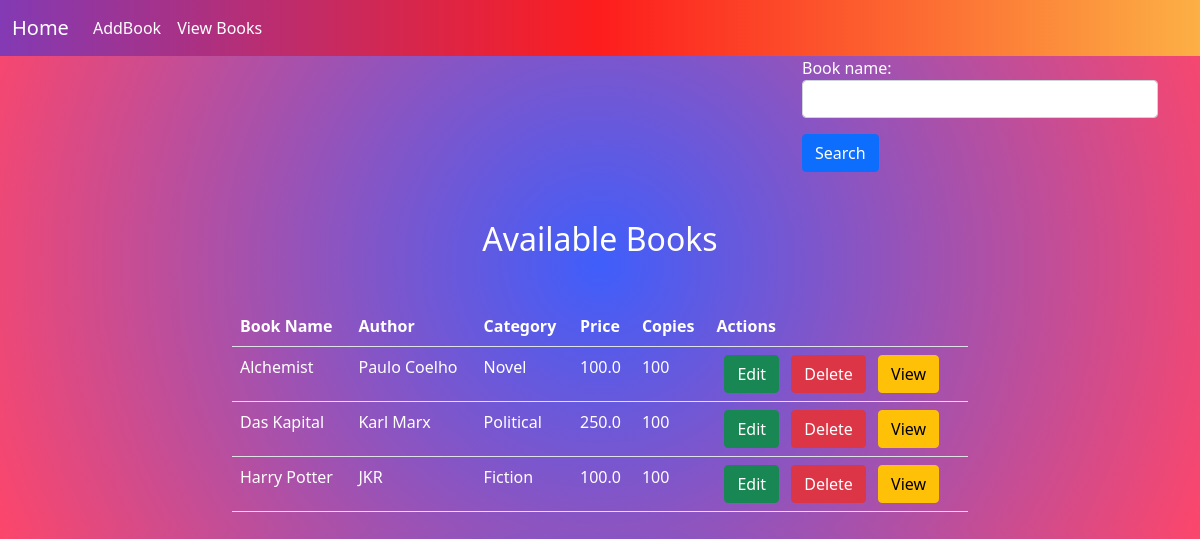
The app's page /AddBook/books, older data.
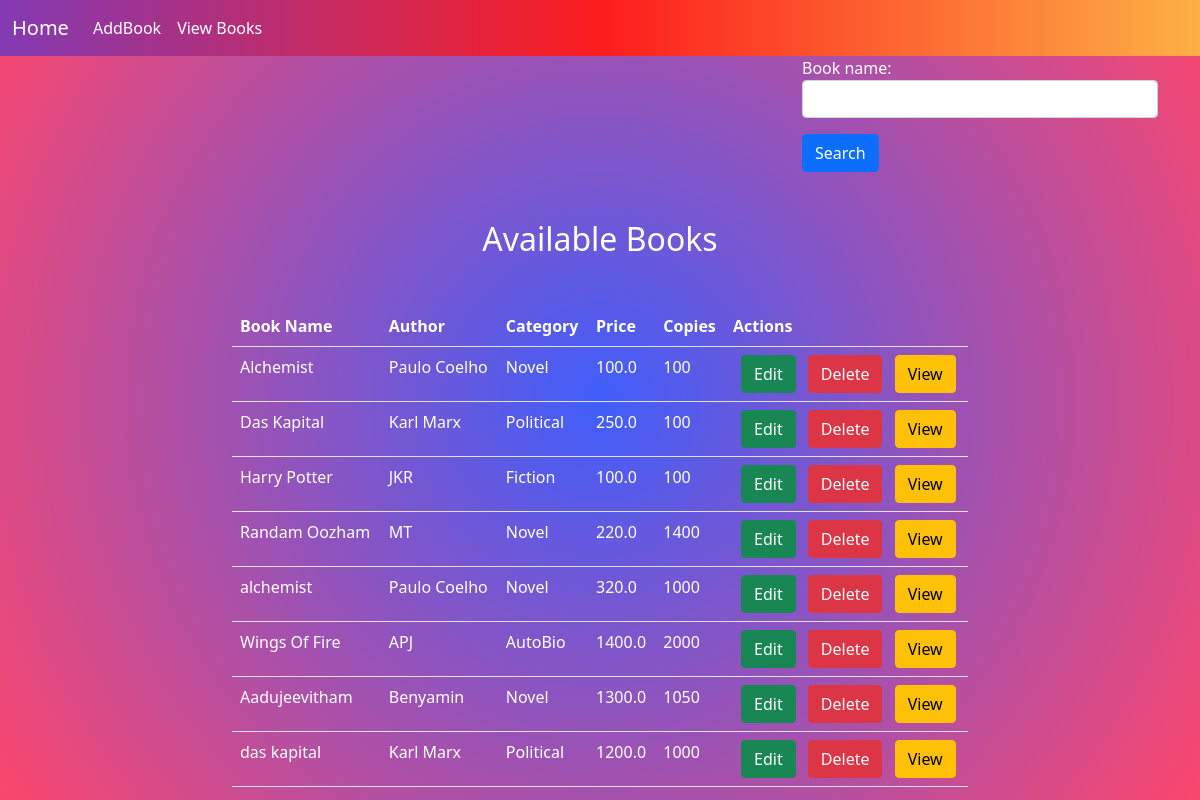
The same page, newer data.
### AddBook/models.py (models this page shows, shortened)
class AddBooks(models.Model):
    book_name = models.CharField(max_length=70,unique=True)
    author = models.CharField(max_length=15)
    category = models.CharField(max_length=20)
    price = models.FloatField(default=50)
    copies = models.IntegerField()

### AddBook/views.py (the view, shortened to what this page needs)
# urls.py: path('books',get_books,name="booklist"),
def get_books(request):
    context = {}
    form = SearchForm()
    context['form'] = form
    books = AddBooks.objects.all()
    context['books'] = books
    return render(request,"book_list.html",context)

### AddBook/forms.py
class SearchForm(forms.Form):
    book_name = forms.CharField(max_length=20,widget=(forms.TextInput(attrs={'class':'form-control'})))

### AddBook/templates/book_list.html (shortened to what this page needs)
<!DOCTYPE html>
{%extends 'base.html'%}
{%block body_block%}
<div class="container text-white">
    <div class="row">
        <div class="col-4"></div>
        <div class="col-4"></div>
        <div class="col-4">
            <form action="" method="post">
            {{form.as_p}}
            <input type="submit"  value="Search" class="btn btn-primary" >
        </form>
        </div>
    </div>
    <div class="row">
        <div class="col-2"></div>
        <div class="col-8">
            <h2 class="text-center mt-5">Available Books</h2>
            <table class="table text-white mt-5">
                <tr>
                    <th>Book Name</th>
                    <th>Author</th>
                    <th>Category</th>
                    <th>Price</th>
                    <th>Copies</th>
                    <th>Actions</th>
                </tr>
                {%if books%}
                {%for book in books%}
                <tr>
                    <td>{{book.book_name}}</td>
                    <td>{{book.author}}</td>
                    <td>{{book.category}}</td>
                    <td>{{book.price}}</td>
                    <td>{{book.copies}}</td>
                    <td class="text-white">
                        <a href="{%url 'update' book.id%}" class="btn btn-success ms-2">Edit</a>
                        <a href="{%url 'remove' book.id%}" class="btn btn-danger ms-2">Delete</a>
                        <a href="{%url 'details' book.id%}" class="btn btn-warning ms-2">View</a>
                    </td>
                </tr>
                {%endfor%}
                {%else%}
                    <tr>
                        <td colspan="5">
                            <h3>No books found!!</h3>
                        </td>
                    </tr>
                {%endif%}
            </table>
        </div>
        <div class="col-2"></div>
    </div>
</div>
{%endblock%}

### AddBook/templates/base.html (shortened to what this page needs)
<!DOCTYPE html>
{%load static%}
<html lang="en">
<head>
      <link href="https://cdn.jsdelivr.net/npm/bootstrap@5.0.2/dist/css/bootstrap.min.css" rel="stylesheet">
    <link rel="stylesheet" href="{%static 'css/style.css' %}">
</head>
<body>
    <nav class="navbar navbar-expand-lg navbar-dark  bg-dark mynav">
  <div class="container-fluid">
    <a class="navbar-brand" href="{%url 'index'%}">Home</a>
    <div class="collapse navbar-collapse" id="navbarSupportedContent">
      <ul class="navbar-nav me-auto mb-2 mb-lg-0">
        <li class="nav-item">
          <a class="nav-link active" aria-current="page" href="{%url 'addbook' %}">AddBook</a>
        </li>
        <li class="nav-item">
          <a class="nav-link active" href="{%url 'booklist'%}">View Books</a>
        </li>
      </ul>
    </div>
  </div>
</nav>
{%block body_block%}
{%endblock%}
</body>
</html>

### AddBook/static/css/style.css (style rules this page uses)
body { background: rgb(63,94,251); background: radial-gradient(circle, rgba(63,94,251,1) 0%, rgba(252,70,107,1) 100%); }
.mynav { background: rgb(131,58,180); background: linear-gradient(90deg, rgba(131,58,180,1) 0%, rgba(253,29,29,1) 50%, rgba(252,176,69,1) 100%); }

Row changes from the older to the newer data that the page shows:
added AddBooks: book_name "Randam Oozham", author "MT", category "Novel", price "220.0", copies "1400"
added AddBooks: book_name "alchemist", author "Paulo Coelho", category "Novel", price "320.0", copies "1000"
added AddBooks: book_name "Wings Of Fire", author "APJ", category "AutoBio", price "1400.0", copies "2000"
added AddBooks: book_name "Aadujeevitham", author "Benyamin", category "Novel", price "1300.0", copies "1050"
added AddBooks: book_name "das kapital", author "Karl Marx", category "Political", price "1200.0", copies "1000"
